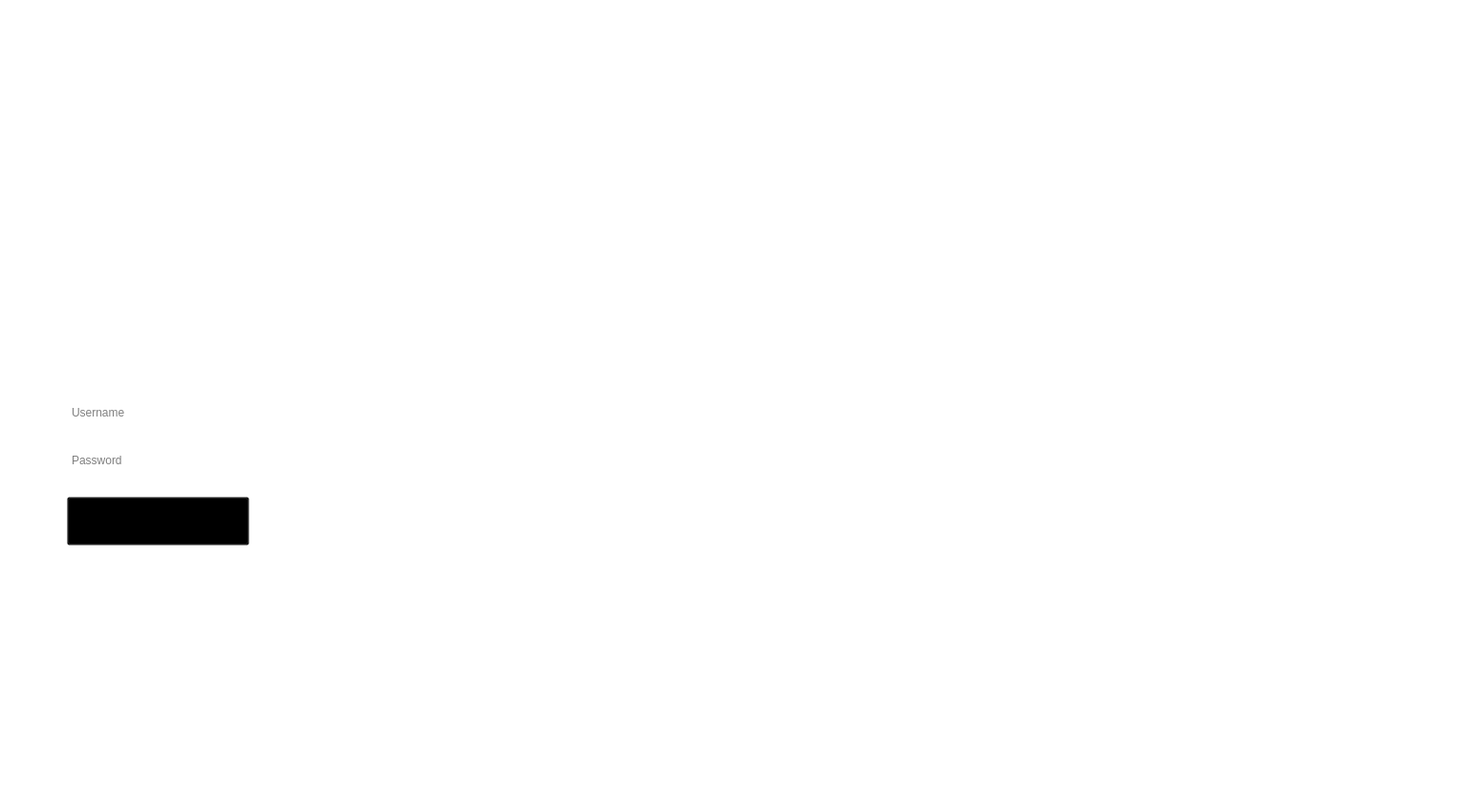
<?xml version="1.0" encoding="UTF-8"?>
<ui version="4.0">
 <class>Login</class>
 <widget class="QMainWindow" name="Login">
  <property name="geometry">
   <rect>
    <x>0</x>
    <y>0</y>
    <width>1543</width>
    <height>850</height>
   </rect>
  </property>
  <property name="acceptDrops">
   <bool>false</bool>
  </property>
  <property name="windowTitle">
   <string>Login</string>
  </property>
  <property name="styleSheet">
   <string notr="true">background-color: rgb(255, 255, 255);</string>
  </property>
  <property name="windowFilePath">
   <string/>
  </property>
  <widget class="QWidget" name="centralwidget">
   <widget class="QLabel" name="silliman_bg">
    <property name="geometry">
     <rect>
      <x>340</x>
      <y>-70</y>
      <width>1281</width>
      <height>1111</height>
     </rect>
    </property>
    <property name="text">
     <string/>
    </property>
    <property name="pixmap">
     <pixmap resource="images/resources.qrc">:/images/background1_silliman.png</pixmap>
    </property>
   </widget>
   <widget class="QLabel" name="label">
    <property name="geometry">
     <rect>
      <x>20</x>
      <y>-10</y>
      <width>821</width>
      <height>871</height>
     </rect>
    </property>
    <property name="styleSheet">
     <string notr="true">background-color: rgba(0, 0, 0, 0);</string>
    </property>
    <property name="text">
     <string/>
    </property>
    <property name="pixmap">
     <pixmap resource="images/resources.qrc">:/images/background1_fade.png</pixmap>
    </property>
    <property name="scaledContents">
     <bool>true</bool>
    </property>
   </widget>
   <widget class="QLabel" name="label_2">
    <property name="geometry">
     <rect>
      <x>450</x>
      <y>100</y>
      <width>131</width>
      <height>131</height>
     </rect>
    </property>
    <property name="autoFillBackground">
     <bool>false</bool>
    </property>
    <property name="styleSheet">
     <string notr="true">background-color: rgba(0, 0, 0, 0);</string>
    </property>
    <property name="frameShape">
     <enum>QFrame::NoFrame</enum>
    </property>
    <property name="frameShadow">
     <enum>QFrame::Plain</enum>
    </property>
    <property name="lineWidth">
     <number>1</number>
    </property>
    <property name="text">
     <string/>
    </property>
    <property name="pixmap">
     <pixmap>images/silliman-logo.png</pixmap>
    </property>
    <property name="scaledContents">
     <bool>true</bool>
    </property>
   </widget>
   <widget class="QLabel" name="label_3">
    <property name="geometry">
     <rect>
      <x>70</x>
      <y>90</y>
      <width>361</width>
      <height>141</height>
     </rect>
    </property>
    <property name="styleSheet">
     <string notr="true">background-color: rgba(0, 0, 0, 0);</string>
    </property>
    <property name="text">
     <string/>
    </property>
    <property name="pixmap">
     <pixmap resource="images/resources.qrc">:/images/title1_header1.png</pixmap>
    </property>
    <property name="scaledContents">
     <bool>false</bool>
    </property>
   </widget>
   <widget class="QLabel" name="label_4">
    <property name="geometry">
     <rect>
      <x>70</x>
      <y>200</y>
      <width>321</width>
      <height>71</height>
     </rect>
    </property>
    <property name="styleSheet">
     <string notr="true">background-color: rgba(0, 0, 0, 0);</string>
    </property>
    <property name="text">
     <string/>
    </property>
    <property name="pixmap">
     <pixmap resource="images/resources.qrc">:/images/title1_header2.png</pixmap>
    </property>
   </widget>
   <widget class="QLabel" name="label_5">
    <property name="geometry">
     <rect>
      <x>70</x>
      <y>320</y>
      <width>141</width>
      <height>81</height>
     </rect>
    </property>
    <property name="styleSheet">
     <string notr="true">background-color: rgba(0, 0, 0, 0);</string>
    </property>
    <property name="text">
     <string/>
    </property>
    <property name="pixmap">
     <pixmap resource="images/resources.qrc">:/images/title_login-bold.png</pixmap>
    </property>
   </widget>
   <widget class="QTextEdit" name="textEdit">
    <property name="geometry">
     <rect>
      <x>70</x>
      <y>420</y>
      <width>181</width>
      <height>31</height>
     </rect>
    </property>
    <property name="sizePolicy">
     <sizepolicy hsizetype="Expanding" vsizetype="Expanding">
      <horstretch>0</horstretch>
      <verstretch>0</verstretch>
     </sizepolicy>
    </property>
    <property name="styleSheet">
     <string notr="true">background-color: rgba(0, 0, 0, 0);</string>
    </property>
    <property name="lineWidth">
     <number>0</number>
    </property>
    <property name="placeholderText">
     <string>Username</string>
    </property>
   </widget>
   <widget class="QTextEdit" name="textEdit_2">
    <property name="geometry">
     <rect>
      <x>70</x>
      <y>470</y>
      <width>181</width>
      <height>31</height>
     </rect>
    </property>
    <property name="sizePolicy">
     <sizepolicy hsizetype="Expanding" vsizetype="Expanding">
      <horstretch>0</horstretch>
      <verstretch>0</verstretch>
     </sizepolicy>
    </property>
    <property name="styleSheet">
     <string notr="true">background-color: rgba(0, 0, 0, 0);</string>
    </property>
    <property name="lineWidth">
     <number>0</number>
    </property>
    <property name="placeholderText">
     <string>Password</string>
    </property>
   </widget>
   <widget class="QPushButton" name="pushButton">
    <property name="geometry">
     <rect>
      <x>70</x>
      <y>520</y>
      <width>191</width>
      <height>51</height>
     </rect>
    </property>
    <property name="styleSheet">
     <string notr="true">background-color: rgba(0, 0, 0, 0);</string>
    </property>
    <property name="text">
     <string/>
    </property>
    <property name="icon">
     <iconset resource="images/resources.qrc">
      <normaloff>:/images/button_login.png</normaloff>:/images/button_login.png</iconset>
    </property>
    <property name="iconSize">
     <size>
      <width>186</width>
      <height>49</height>
     </size>
    </property>
   </widget>
  </widget>
  <widget class="QStatusBar" name="statusbar"/>
 </widget>
 <resources>
  <include location="images/resources.qrc"/>
 </resources>
 <connections/>
</ui>
